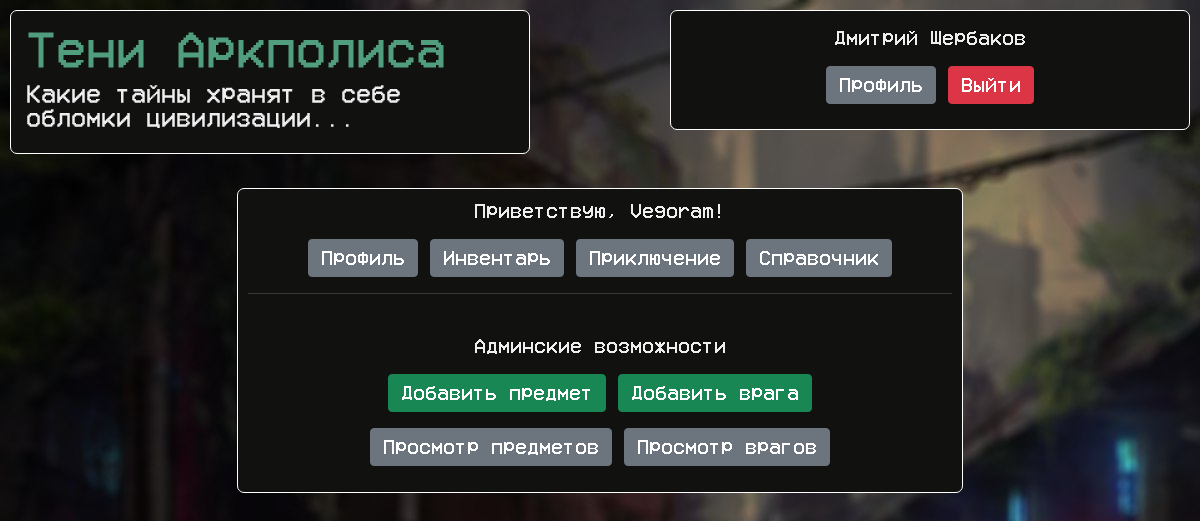
Screenshot of / (signed in) with the database file from the repository.
### data/models/player.py (models this page shows, shortened)
class Player(SqlAlchemyBase, UserMixin):
    __tablename__ = 'players'
    id = sqlalchemy.Column(sqlalchemy.Integer, nullable=False, primary_key=True, autoincrement=True)
    email = sqlalchemy.Column(sqlalchemy.String, nullable=False, unique=True)
    name = sqlalchemy.Column(sqlalchemy.String, nullable=False)
    surname = sqlalchemy.Column(sqlalchemy.String, nullable=False)
    password = sqlalchemy.Column(sqlalchemy.String)
    nickname = sqlalchemy.Column(sqlalchemy.String, nullable=False)
    inventory = sqlalchemy.Column(sqlalchemy.String, nullable=True)
    equipped = sqlalchemy.Column(sqlalchemy.String, nullable=True)
    money = sqlalchemy.Column(sqlalchemy.Integer, nullable=False)
    location = sqlalchemy.Column(sqlalchemy.String, nullable=False)
    player_class = sqlalchemy.Column(sqlalchemy.Integer, sqlalchemy.ForeignKey('player_classes.id'), nullable=False)
    hp = sqlalchemy.Column(sqlalchemy.String, nullable=False)
    level = sqlalchemy.Column(sqlalchemy.String, nullable=False)

### main.py (the view)
@app.route('/')  # Пустая главная страница
def main_page():
    db_sess = db_session.create_session()
    access = current_user.is_authenticated and current_user in db_sess.query(Player).filter(Player.id.in_([1, 2, 3]))
    return render_template('home_page.html', heading='Тени Аркполиса', access=access)

### data/db_session.py (called while the page is built)
def create_session() -> Session:
    global __factory
    return __factory()

### main.py (called while the page is built)
@login_manager.user_loader
def load_user(player_id):
    db_sess = db_session.create_session()
    return db_sess.query(Player).get(player_id)

### templates/home_page.html
{% extends "basic_template.html" %}
{% block content %}
<br><br>
<div align="center" class="centred_div">
    {% if current_user.is_authenticated %}
        <p>Приветствую, {{ current_user.nickname }}!</p>
        <p>
            <a class="btn btn-secondary" href="/profile">Профиль</a>
            <a class="btn btn-secondary" href="/inventory">Инвентарь</a>
            <a class="btn btn-secondary" href="/adventure">Приключение</a>
            <a class="btn btn-secondary" href="/guide">Справочник</a>
        </p>
    {% else %}
        <p>
            <a class="btn btn-success" href="/register">Зарегистрироваться</a>
            <a class="btn btn-primary" href="/login">Войти</a>
        </p>
    {% endif %}
    {% if access %}
        <hr><br>
        <p>Админские возможности</p>
        <p>
            <a class="btn btn-success" href="/new_item">Добавить предмет</a>
            <a class="btn btn-success" href="/new_enemy">Добавить врага</a>
        </p>
        <p>
            <a class="btn btn-secondary" href="/items_table">Просмотр предметов</a>
            <a class="btn btn-secondary" href="/enemy_table">Просмотр врагов</a>
        </p>
    {% endif %}
</div>
{% endblock %}

### templates/basic_template.html (shortened to what this page needs)
<!DOCTYPE html>
<html lang="en">
<head>
    <link href="https://cdn.jsdelivr.net/npm/bootstrap@5.1.3/dist/css/bootstrap.min.css" rel="stylesheet"
>
    <link rel="stylesheet" type="text/css" href="../static/css/main_style.css" />
</head>
<body>
    <header>
        <div class="header_div">
            <h1 class="heading_text">Тени Аркполиса</h1>
            <h5>Какие тайны хранят в себе обломки цивилизации...</h5>
        </div>
        <div class="user_div" align="center">
            {% if current_user.is_authenticated %}
                <p>{{ current_user.name }} {{ current_user.surname }}</p>
                <a class="btn btn-secondary" href="/profile">Профиль</a>
                <a class="btn btn-danger" href="/logout">Выйти</a>
            {% else %}
                <br>
                <a class="btn btn-success" href="/register">Зарегистрироваться</a>
                <a class="btn btn-primary" href="/login">Войти</a>
            {% endif %}
        </div>
    </header>
    <main role="main" class="container">
        {% block content %}{% endblock %}
    </main>
</body>
</html>

### static/css/main_style.css (style rules this page uses)
body { background-image: url(../img/background.jpg); background-repeat: no-repeat; background-attachment: fixed; font-family: 'CustomFont'; color: #eeeeee; }
div { background-color: #111110; min-width: 520px; width: 65%; border-radius: 7px; border: 1px solid #ffffff; padding: 10px; }
hr { border: none; color: #99b7a0; background-color: #99b7a0; height: 1px; }
h1 { font-size: 40px; }
.centred_div { margin-left: auto; margin-right: auto; }
.heading_text { color: #519e7f; }
.header_div { width: 33%; min-height: 120px; padding: 15px; float: left; margin-left: 10px; }
.user_div { display: block; margin-left: auto; width: 25%; min-height: 120px; padding: 15px; margin-top: 10px; margin-right: 10px; margin-bottom: 10px; }

### rows the page displays
Player: name "Дмитрий", surname "Щербаков", nickname "Vegoram"
